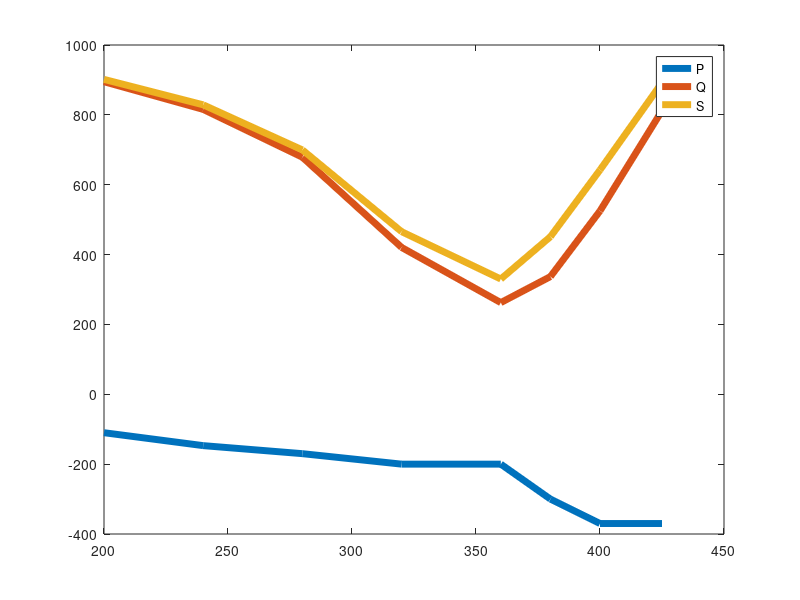

This chart was generated by the following MATLAB code:
Udc_eff = [425, 400,   380,  360,   320,  280,  240,  200];
U =       [388, 367,   347,  330,   291,  264,  221,  184];
I =       [2.3, 1.75,  1.3,  1,     1.6,  2.65,  3.75, 4.9];
S = U.*I;
P =       [-370, -370, -300,  -200, -200, -170, -147, -110 ];
Q = sqrt(S.^2 - P.^2);

plot(Udc_eff,P, 'linewidth', 5, Udc_eff, Q, 'linewidth', 5, Udc_eff,S, 'linewidth', 5)
legend('P', 'Q', 'S')
